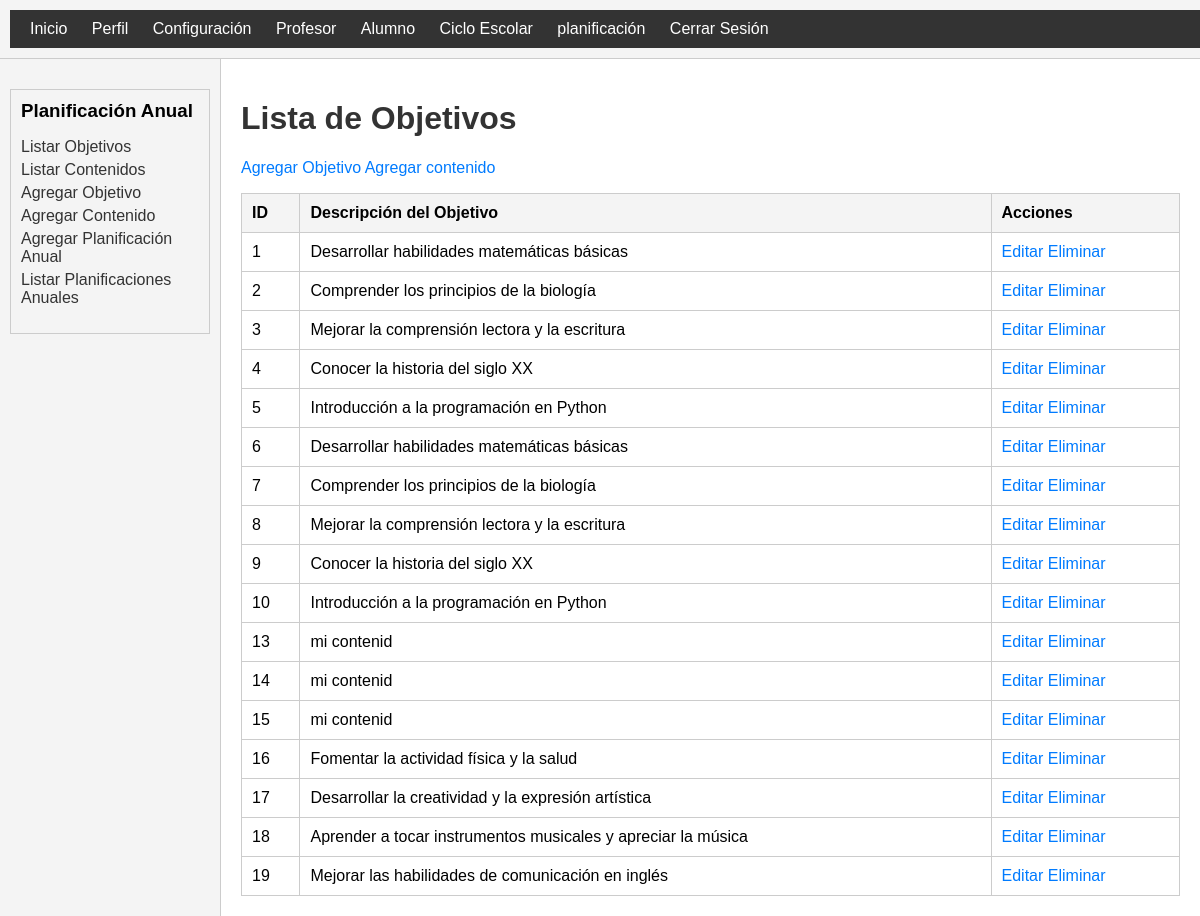
The app's page /views/listar_objetivos.php (signed in) with its own data.
### tables this page shows
CREATE TABLE `objetivos` (
  `id_objetivo` int(11) NOT NULL,
  `descripcion_objetivo` text NOT NULL
);

### views/listar_objetivos.php (the view, shortened to what this page needs)
<?php
$db = new Database();
$conn = $db->getConnection();
$query = $conn->prepare("SELECT * FROM objetivos");
$query->execute();
$objetivos = $query->fetchAll(PDO::FETCH_ASSOC);
?>
<!DOCTYPE html>
<html lang="es">
<head>
</head>
<body>
    <div class="menu-container">
        <?php include('menu.php'); ?>
    </div>
    <div class="sub-menu-container">
        <div class="left-menu">
            <?php include('menu_planificacion_anual.php'); ?>
        </div>
        <div class="list-container">
            <h1>Lista de Objetivos</h1>
            <p>
                <a href="formulario_objetivo.php">Agregar Objetivo</a>
                <a href="formulario_contenido.php">Agregar contenido</a>
            </p>
            <table>
                <tr>
                    <th>ID</th>
                    <th>Descripción del Objetivo</th>
                    <th>Acciones</th>
                </tr>
                <?php foreach ($objetivos as $objetivo): ?>
                <tr>
                    <td><?= $objetivo['id_objetivo']; ?></td>
                    <td><?= htmlspecialchars($objetivo['descripcion_objetivo']); ?></td>
                    <td>
                        <a href="editar_objetivo.php?id=<?= $objetivo['id_objetivo']; ?>">Editar</a>
                        <a href="eliminar_objetivo.php?id=<?= $objetivo['id_objetivo']; ?>">Eliminar</a>
                    </td>
                </tr>
                <?php endforeach; ?>
            </table>
        </div>
    </div>
</body>
</html>

### views/listar_objetivos.php (style rules this page uses)
body { font-family: Arial, sans-serif; margin: 0; display: flex; flex-direction: column; }
.menu-container { width: 100%; background-color: #f4f4f4; padding: 10px; border-bottom: 1px solid #ccc; }
.sub-menu-container { display: flex; }
.left-menu { width: 200px; background-color: #f4f4f4; padding: 10px; border-right: 1px solid #ccc; }
.list-container { flex: 1; padding: 20px; }
h1 { color: #333; }
table { width: 100%; border-collapse: collapse; }
th, td { border: 1px solid #ccc; padding: 10px; text-align: left; }
th { background-color: #f4f4f4; }
a { text-decoration: none; color: #007bff; }

### views/menu.php (style rules this page uses)
body { font-family: Arial, sans-serif; }

### records on screen
objetivos: id_objetivo "1", descripcion_objetivo "Desarrollar habilidades matemáticas básicas"
objetivos: id_objetivo "2", descripcion_objetivo "Comprender los principios de la biología"
objetivos: id_objetivo "3", descripcion_objetivo "Mejorar la comprensión lectora y la escritura"
objetivos: id_objetivo "4", descripcion_objetivo "Conocer la historia del siglo XX"
objetivos: id_objetivo "5", descripcion_objetivo "Introducción a la programación en Python"
objetivos: id_objetivo "6", descripcion_objetivo "Desarrollar habilidades matemáticas básicas"
objetivos: id_objetivo "7", descripcion_objetivo "Comprender los principios de la biología"
objetivos: id_objetivo "8", descripcion_objetivo "Mejorar la comprensión lectora y la escritura"
objetivos: id_objetivo "9", descripcion_objetivo "Conocer la historia del siglo XX"
objetivos: id_objetivo "10", descripcion_objetivo "Introducción a la programación en Python"
objetivos: id_objetivo "13", descripcion_objetivo "mi contenid"
objetivos: id_objetivo "14", descripcion_objetivo "mi contenid"
objetivos: id_objetivo "15", descripcion_objetivo "mi contenid"
objetivos: id_objetivo "16", descripcion_objetivo "Fomentar la actividad física y la salud"
objetivos: id_objetivo "17", descripcion_objetivo "Desarrollar la creatividad y la expresión artística"
objetivos: id_objetivo "18", descripcion_objetivo "Aprender a tocar instrumentos musicales y apreciar la música"
objetivos: id_objetivo "19", descripcion_objetivo "Mejorar las habilidades de comunicación en inglés"
